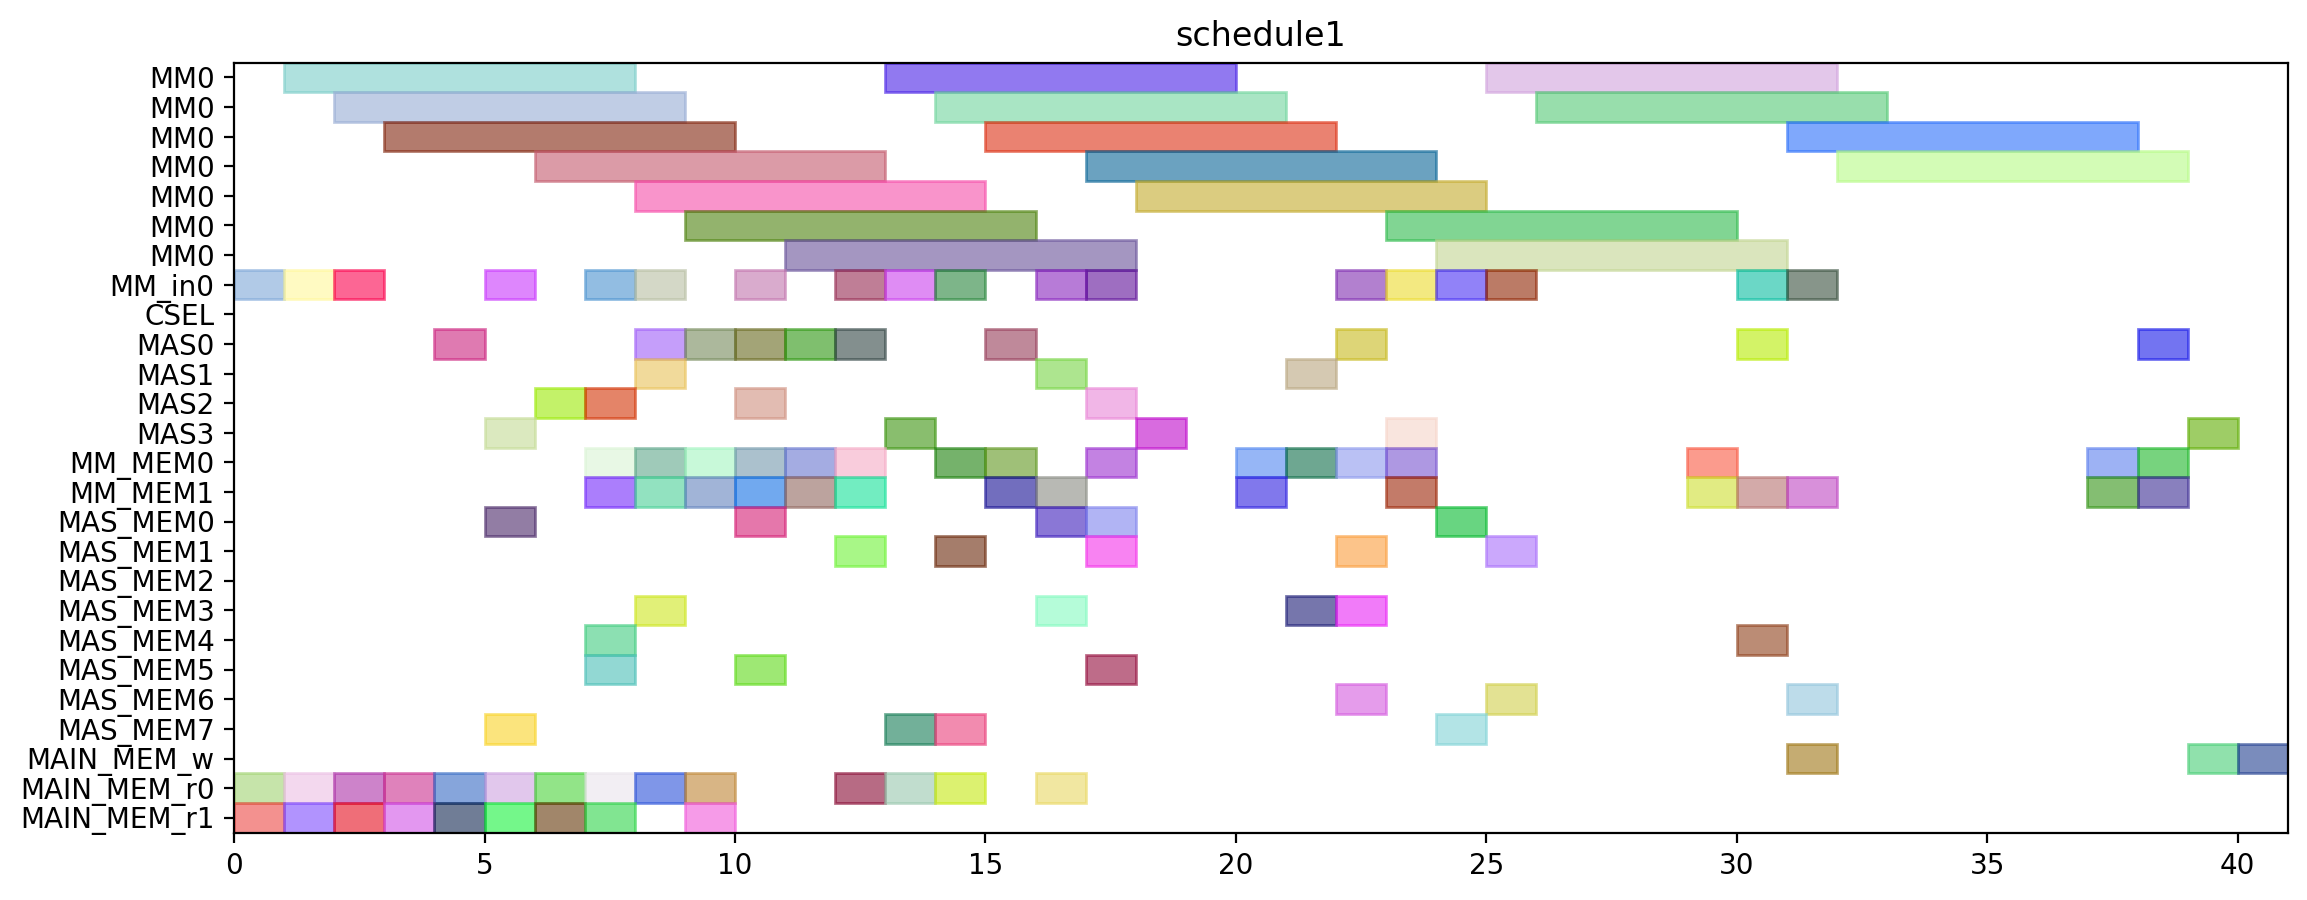

The Python source for this figure:
from pyschedule import Scenario, solvers, plotters, alt


def solve():
	horizon = 151
	S = Scenario("schedule1", horizon=horizon)

	# resource
	MM = S.Resources('MM', num=1, size=7)
	MM_in = S.Resources('MM_in', num=1)
	CSEL = S.Resource('CSEL')
	MAS = S.Resources('MAS', num=4, size=1, periods=range(1, horizon))
	MM_MEM = S.Resources('MM_MEM', num=2)
	MAS_MEM = S.Resources('MAS_MEM', num=8)
	MAIN_MEM_w = S.Resource('MAIN_MEM_w', size=1)
	MAIN_MEM_r = S.Resources('MAIN_MEM_r', num=2)

	# result of previous scheduling
	t0_in = S.Task('t0_in', length=1, delay_cost=1)
	S += t0_in >= 0
	t0_in += MM_in[0]

	t0_mem0 = S.Task('t0_mem0', length=1, delay_cost=1)
	S += t0_mem0 >= 0
	t0_mem0 += MAIN_MEM_r[0]

	t0_mem1 = S.Task('t0_mem1', length=1, delay_cost=1)
	S += t0_mem1 >= 0
	t0_mem1 += MAIN_MEM_r[1]

	t0 = S.Task('t0', length=7, delay_cost=1)
	S += t0 >= 1
	t0 += MM[0]

	t2_in = S.Task('t2_in', length=1, delay_cost=1)
	S += t2_in >= 1
	t2_in += MM_in[0]

	t2_mem0 = S.Task('t2_mem0', length=1, delay_cost=1)
	S += t2_mem0 >= 1
	t2_mem0 += MAIN_MEM_r[0]

	t2_mem1 = S.Task('t2_mem1', length=1, delay_cost=1)
	S += t2_mem1 >= 1
	t2_mem1 += MAIN_MEM_r[1]

	t1_in = S.Task('t1_in', length=1, delay_cost=1)
	S += t1_in >= 2
	t1_in += MM_in[0]

	t1_mem0 = S.Task('t1_mem0', length=1, delay_cost=1)
	S += t1_mem0 >= 2
	t1_mem0 += MAIN_MEM_r[0]

	t1_mem1 = S.Task('t1_mem1', length=1, delay_cost=1)
	S += t1_mem1 >= 2
	t1_mem1 += MAIN_MEM_r[1]

	t2 = S.Task('t2', length=7, delay_cost=1)
	S += t2 >= 2
	t2 += MM[0]

	t1 = S.Task('t1', length=7, delay_cost=1)
	S += t1 >= 3
	t1 += MM[0]

	t8_mem0 = S.Task('t8_mem0', length=1, delay_cost=1)
	S += t8_mem0 >= 3
	t8_mem0 += MAIN_MEM_r[0]

	t8_mem1 = S.Task('t8_mem1', length=1, delay_cost=1)
	S += t8_mem1 >= 3
	t8_mem1 += MAIN_MEM_r[1]

	t8 = S.Task('t8', length=1, delay_cost=1)
	S += t8 >= 4
	t8 += MAS[0]

	t9_mem0 = S.Task('t9_mem0', length=1, delay_cost=1)
	S += t9_mem0 >= 4
	t9_mem0 += MAIN_MEM_r[0]

	t9_mem1 = S.Task('t9_mem1', length=1, delay_cost=1)
	S += t9_mem1 >= 4
	t9_mem1 += MAIN_MEM_r[1]

	t10_in = S.Task('t10_in', length=1, delay_cost=1)
	S += t10_in >= 5
	t10_in += MM_in[0]

	t10_mem0 = S.Task('t10_mem0', length=1, delay_cost=1)
	S += t10_mem0 >= 5
	t10_mem0 += MAS_MEM[0]

	t10_mem1 = S.Task('t10_mem1', length=1, delay_cost=1)
	S += t10_mem1 >= 5
	t10_mem1 += MAS_MEM[7]

	t3_mem0 = S.Task('t3_mem0', length=1, delay_cost=1)
	S += t3_mem0 >= 5
	t3_mem0 += MAIN_MEM_r[0]

	t3_mem1 = S.Task('t3_mem1', length=1, delay_cost=1)
	S += t3_mem1 >= 5
	t3_mem1 += MAIN_MEM_r[1]

	t9 = S.Task('t9', length=1, delay_cost=1)
	S += t9 >= 5
	t9 += MAS[3]

	t10 = S.Task('t10', length=7, delay_cost=1)
	S += t10 >= 6
	t10 += MM[0]

	t3 = S.Task('t3', length=1, delay_cost=1)
	S += t3 >= 6
	t3 += MAS[2]

	t4_mem0 = S.Task('t4_mem0', length=1, delay_cost=1)
	S += t4_mem0 >= 6
	t4_mem0 += MAIN_MEM_r[0]

	t4_mem1 = S.Task('t4_mem1', length=1, delay_cost=1)
	S += t4_mem1 >= 6
	t4_mem1 += MAIN_MEM_r[1]

	t13_mem0 = S.Task('t13_mem0', length=1, delay_cost=1)
	S += t13_mem0 >= 7
	t13_mem0 += MAIN_MEM_r[0]

	t13_mem1 = S.Task('t13_mem1', length=1, delay_cost=1)
	S += t13_mem1 >= 7
	t13_mem1 += MAIN_MEM_r[1]

	t24_mem0 = S.Task('t24_mem0', length=1, delay_cost=1)
	S += t24_mem0 >= 7
	t24_mem0 += MM_MEM[0]

	t24_mem1 = S.Task('t24_mem1', length=1, delay_cost=1)
	S += t24_mem1 >= 7
	t24_mem1 += MM_MEM[1]

	t4 = S.Task('t4', length=1, delay_cost=1)
	S += t4 >= 7
	t4 += MAS[2]

	t5_in = S.Task('t5_in', length=1, delay_cost=1)
	S += t5_in >= 7
	t5_in += MM_in[0]

	t5_mem0 = S.Task('t5_mem0', length=1, delay_cost=1)
	S += t5_mem0 >= 7
	t5_mem0 += MAS_MEM[4]

	t5_mem1 = S.Task('t5_mem1', length=1, delay_cost=1)
	S += t5_mem1 >= 7
	t5_mem1 += MAS_MEM[5]

	t13 = S.Task('t13', length=1, delay_cost=1)
	S += t13 >= 8
	t13 += MAS[0]

	t24 = S.Task('t24', length=1, delay_cost=1)
	S += t24 >= 8
	t24 += MAS[1]

	t25_mem0 = S.Task('t25_mem0', length=1, delay_cost=1)
	S += t25_mem0 >= 8
	t25_mem0 += MM_MEM[0]

	t25_mem1 = S.Task('t25_mem1', length=1, delay_cost=1)
	S += t25_mem1 >= 8
	t25_mem1 += MAS_MEM[3]

	t26_in = S.Task('t26_in', length=1, delay_cost=1)
	S += t26_in >= 8
	t26_in += MM_in[0]

	t26_mem0 = S.Task('t26_mem0', length=1, delay_cost=1)
	S += t26_mem0 >= 8
	t26_mem0 += MAIN_MEM_r[0]

	t26_mem1 = S.Task('t26_mem1', length=1, delay_cost=1)
	S += t26_mem1 >= 8
	t26_mem1 += MM_MEM[1]

	t5 = S.Task('t5', length=7, delay_cost=1)
	S += t5 >= 8
	t5 += MM[0]

	t14_mem0 = S.Task('t14_mem0', length=1, delay_cost=1)
	S += t14_mem0 >= 9
	t14_mem0 += MAIN_MEM_r[0]

	t14_mem1 = S.Task('t14_mem1', length=1, delay_cost=1)
	S += t14_mem1 >= 9
	t14_mem1 += MAIN_MEM_r[1]

	t16_mem0 = S.Task('t16_mem0', length=1, delay_cost=1)
	S += t16_mem0 >= 9
	t16_mem0 += MM_MEM[0]

	t16_mem1 = S.Task('t16_mem1', length=1, delay_cost=1)
	S += t16_mem1 >= 9
	t16_mem1 += MM_MEM[1]

	t25 = S.Task('t25', length=1, delay_cost=1)
	S += t25 >= 9
	t25 += MAS[0]

	t26 = S.Task('t26', length=7, delay_cost=1)
	S += t26 >= 9
	t26 += MM[0]

	t11_mem0 = S.Task('t11_mem0', length=1, delay_cost=1)
	S += t11_mem0 >= 10
	t11_mem0 += MM_MEM[0]

	t11_mem1 = S.Task('t11_mem1', length=1, delay_cost=1)
	S += t11_mem1 >= 10
	t11_mem1 += MM_MEM[1]

	t14 = S.Task('t14', length=1, delay_cost=1)
	S += t14 >= 10
	t14 += MAS[2]

	t15_in = S.Task('t15_in', length=1, delay_cost=1)
	S += t15_in >= 10
	t15_in += MM_in[0]

	t15_mem0 = S.Task('t15_mem0', length=1, delay_cost=1)
	S += t15_mem0 >= 10
	t15_mem0 += MAS_MEM[0]

	t15_mem1 = S.Task('t15_mem1', length=1, delay_cost=1)
	S += t15_mem1 >= 10
	t15_mem1 += MAS_MEM[5]

	t16 = S.Task('t16', length=1, delay_cost=1)
	S += t16 >= 10
	t16 += MAS[0]

	t11 = S.Task('t11', length=1, delay_cost=1)
	S += t11 >= 11
	t11 += MAS[0]

	t15 = S.Task('t15', length=7, delay_cost=1)
	S += t15 >= 11
	t15 += MM[0]

	t6_mem0 = S.Task('t6_mem0', length=1, delay_cost=1)
	S += t6_mem0 >= 11
	t6_mem0 += MM_MEM[0]

	t6_mem1 = S.Task('t6_mem1', length=1, delay_cost=1)
	S += t6_mem1 >= 11
	t6_mem1 += MM_MEM[1]

	t12_mem0 = S.Task('t12_mem0', length=1, delay_cost=1)
	S += t12_mem0 >= 12
	t12_mem0 += MM_MEM[0]

	t12_mem1 = S.Task('t12_mem1', length=1, delay_cost=1)
	S += t12_mem1 >= 12
	t12_mem1 += MAS_MEM[1]

	t19_in = S.Task('t19_in', length=1, delay_cost=1)
	S += t19_in >= 12
	t19_in += MM_in[0]

	t19_mem0 = S.Task('t19_mem0', length=1, delay_cost=1)
	S += t19_mem0 >= 12
	t19_mem0 += MAIN_MEM_r[0]

	t19_mem1 = S.Task('t19_mem1', length=1, delay_cost=1)
	S += t19_mem1 >= 12
	t19_mem1 += MM_MEM[1]

	t6 = S.Task('t6', length=1, delay_cost=1)
	S += t6 >= 12
	t6 += MAS[0]

	t12 = S.Task('t12', length=1, delay_cost=1)
	S += t12 >= 13
	t12 += MAS[3]

	t18_in = S.Task('t18_in', length=1, delay_cost=1)
	S += t18_in >= 13
	t18_in += MM_in[0]

	t18_mem0 = S.Task('t18_mem0', length=1, delay_cost=1)
	S += t18_mem0 >= 13
	t18_mem0 += MAIN_MEM_r[0]

	t18_mem1 = S.Task('t18_mem1', length=1, delay_cost=1)
	S += t18_mem1 >= 13
	t18_mem1 += MAS_MEM[7]

	t19 = S.Task('t19', length=7, delay_cost=1)
	S += t19 >= 13
	t19 += MM[0]

	t18 = S.Task('t18', length=7, delay_cost=1)
	S += t18 >= 14
	t18 += MM[0]

	t27_in = S.Task('t27_in', length=1, delay_cost=1)
	S += t27_in >= 14
	t27_in += MM_in[0]

	t27_mem0 = S.Task('t27_mem0', length=1, delay_cost=1)
	S += t27_mem0 >= 14
	t27_mem0 += MAIN_MEM_r[0]

	t27_mem1 = S.Task('t27_mem1', length=1, delay_cost=1)
	S += t27_mem1 >= 14
	t27_mem1 += MAS_MEM[7]

	t7_mem0 = S.Task('t7_mem0', length=1, delay_cost=1)
	S += t7_mem0 >= 14
	t7_mem0 += MM_MEM[0]

	t7_mem1 = S.Task('t7_mem1', length=1, delay_cost=1)
	S += t7_mem1 >= 14
	t7_mem1 += MAS_MEM[1]

	t27 = S.Task('t27', length=7, delay_cost=1)
	S += t27 >= 15
	t27 += MM[0]

	t29_mem0 = S.Task('t29_mem0', length=1, delay_cost=1)
	S += t29_mem0 >= 15
	t29_mem0 += MM_MEM[0]

	t29_mem1 = S.Task('t29_mem1', length=1, delay_cost=1)
	S += t29_mem1 >= 15
	t29_mem1 += MM_MEM[1]

	t7 = S.Task('t7', length=1, delay_cost=1)
	S += t7 >= 15
	t7 += MAS[0]

	t28_mem0 = S.Task('t28_mem0', length=1, delay_cost=1)
	S += t28_mem0 >= 16
	t28_mem0 += MAS_MEM[0]

	t28_mem1 = S.Task('t28_mem1', length=1, delay_cost=1)
	S += t28_mem1 >= 16
	t28_mem1 += MM_MEM[1]

	t29 = S.Task('t29', length=1, delay_cost=1)
	S += t29 >= 16
	t29 += MAS[1]

	t30_in = S.Task('t30_in', length=1, delay_cost=1)
	S += t30_in >= 16
	t30_in += MM_in[0]

	t30_mem0 = S.Task('t30_mem0', length=1, delay_cost=1)
	S += t30_mem0 >= 16
	t30_mem0 += MAIN_MEM_r[0]

	t30_mem1 = S.Task('t30_mem1', length=1, delay_cost=1)
	S += t30_mem1 >= 16
	t30_mem1 += MAS_MEM[3]

	t17_mem0 = S.Task('t17_mem0', length=1, delay_cost=1)
	S += t17_mem0 >= 17
	t17_mem0 += MM_MEM[0]

	t17_mem1 = S.Task('t17_mem1', length=1, delay_cost=1)
	S += t17_mem1 >= 17
	t17_mem1 += MAS_MEM[1]

	t28 = S.Task('t28', length=1, delay_cost=1)
	S += t28 >= 17
	t28 += MAS[2]

	t30 = S.Task('t30', length=7, delay_cost=1)
	S += t30 >= 17
	t30 += MM[0]

	t35_in = S.Task('t35_in', length=1, delay_cost=1)
	S += t35_in >= 17
	t35_in += MM_in[0]

	t35_mem0 = S.Task('t35_mem0', length=1, delay_cost=1)
	S += t35_mem0 >= 17
	t35_mem0 += MAS_MEM[0]

	t35_mem1 = S.Task('t35_mem1', length=1, delay_cost=1)
	S += t35_mem1 >= 17
	t35_mem1 += MAS_MEM[5]

	t17 = S.Task('t17', length=1, delay_cost=1)
	S += t17 >= 18
	t17 += MAS[3]

	t35 = S.Task('t35', length=7, delay_cost=1)
	S += t35 >= 18
	t35 += MM[0]

	t20_mem0 = S.Task('t20_mem0', length=1, delay_cost=1)
	S += t20_mem0 >= 20
	t20_mem0 += MM_MEM[0]

	t20_mem1 = S.Task('t20_mem1', length=1, delay_cost=1)
	S += t20_mem1 >= 20
	t20_mem1 += MM_MEM[1]

	t20 = S.Task('t20', length=1, delay_cost=1)
	S += t20 >= 21
	t20 += MAS[1]

	t31_in = S.Task('t31_in', length=1, delay_cost=1)
	S += t31_in >= 23
	t31_in += MM_in[0]

	t31_mem0 = S.Task('t31_mem0', length=1, delay_cost=1)
	S += t31_mem0 >= 23
	t31_mem0 += MM_MEM[0]

	t31_mem1 = S.Task('t31_mem1', length=1, delay_cost=1)
	S += t31_mem1 >= 23
	t31_mem1 += MM_MEM[1]

	t31 = S.Task('t31', length=7, delay_cost=1)
	S += t31 >= 24
	t31 += MM[0]


	# new tasks
	t21 = S.Task('t21', length=1, delay_cost=1)
	t21 += alt(MAS)
	t21_mem0 = S.Task('t21_mem0', length=1, delay_cost=1)
	t21_mem0 += MM_MEM[0]
	S += 9 < t21_mem0
	S += t21_mem0 <= t21

	t21_mem1 = S.Task('t21_mem1', length=1, delay_cost=1)
	t21_mem1 += MAS_MEM[3]
	S += 21 < t21_mem1
	S += t21_mem1 <= t21

	t22 = S.Task('t22', length=1, delay_cost=1)
	t22 += alt(MAS)
	t22_mem0 = S.Task('t22_mem0', length=1, delay_cost=1)
	t22_mem0 += MM_MEM[0]
	S += 9 < t22_mem0
	S += t22_mem0 <= t22

	t22_mem1 = S.Task('t22_mem1', length=1, delay_cost=1)
	t22_mem1 += MAS_MEM[3]
	S += 21 < t22_mem1
	S += t22_mem1 <= t22

	t32 = S.Task('t32', length=7, delay_cost=1)
	t32 += alt(MM)
	t32_in = S.Task('t32_in', length=1, delay_cost=1)
	t32_in += alt(MM_in)
	S += t32_in*MM_in[0]<=t32*MM[0]
	t32_mem0 = S.Task('t32_mem0', length=1, delay_cost=1)
	t32_mem0 += MAS_MEM[4]
	S += 17 < t32_mem0
	S += t32_mem0 <= t32

	t32_mem1 = S.Task('t32_mem1', length=1, delay_cost=1)
	t32_mem1 += MM_MEM[1]
	S += 30 < t32_mem1
	S += t32_mem1 <= t32

	t33 = S.Task('t33', length=7, delay_cost=1)
	t33 += alt(MM)
	t33_in = S.Task('t33_in', length=1, delay_cost=1)
	t33_in += alt(MM_in)
	S += t33_in*MM_in[0]<=t33*MM[0]
	t33_mem0 = S.Task('t33_mem0', length=1, delay_cost=1)
	t33_mem0 += MAS_MEM[6]
	S += 18 < t33_mem0
	S += t33_mem0 <= t33

	t33_mem1 = S.Task('t33_mem1', length=1, delay_cost=1)
	t33_mem1 += MM_MEM[1]
	S += 30 < t33_mem1
	S += t33_mem1 <= t33

	t23 = S.Task('t23', length=7, delay_cost=1)
	t23 += alt(MM)
	t23_in = S.Task('t23_in', length=1, delay_cost=1)
	t23_in += alt(MM_in)
	S += t23_in*MM_in[0]<=t23*MM[0]
	t23_mem0 = S.Task('t23_mem0', length=1, delay_cost=1)
	t23_mem0 += alt(MAS_MEM)
	S += (t21*MAS[0])-1 < t23_mem0*MAS_MEM[0]
	S += (t21*MAS[1])-1 < t23_mem0*MAS_MEM[2]
	S += (t21*MAS[2])-1 < t23_mem0*MAS_MEM[4]
	S += (t21*MAS[3])-1 < t23_mem0*MAS_MEM[6]
	S += t23_mem0 <= t23

	t23_mem1 = S.Task('t23_mem1', length=1, delay_cost=1)
	t23_mem1 += alt(MAS_MEM)
	S += (t22*MAS[0])-1 < t23_mem1*MAS_MEM[1]
	S += (t22*MAS[1])-1 < t23_mem1*MAS_MEM[3]
	S += (t22*MAS[2])-1 < t23_mem1*MAS_MEM[5]
	S += (t22*MAS[3])-1 < t23_mem1*MAS_MEM[7]
	S += t23_mem1 <= t23

	t34 = S.Task('t34', length=7, delay_cost=1)
	t34 += alt(MM)
	t34_in = S.Task('t34_in', length=1, delay_cost=1)
	t34_in += alt(MM_in)
	S += t34_in*MM_in[0]<=t34*MM[0]
	t34_mem0 = S.Task('t34_mem0', length=1, delay_cost=1)
	t34_mem0 += MAS_MEM[0]
	S += 15 < t34_mem0
	S += t34_mem0 <= t34

	t34_mem1 = S.Task('t34_mem1', length=1, delay_cost=1)
	t34_mem1 += alt(MAS_MEM)
	S += (t21*MAS[0])-1 < t34_mem1*MAS_MEM[1]
	S += (t21*MAS[1])-1 < t34_mem1*MAS_MEM[3]
	S += (t21*MAS[2])-1 < t34_mem1*MAS_MEM[5]
	S += (t21*MAS[3])-1 < t34_mem1*MAS_MEM[7]
	S += t34_mem1 <= t34

	t36 = S.Task('t36', length=7, delay_cost=1)
	t36 += alt(MM)
	t36_in = S.Task('t36_in', length=1, delay_cost=1)
	t36_in += alt(MM_in)
	S += t36_in*MM_in[0]<=t36*MM[0]
	t36_mem0 = S.Task('t36_mem0', length=1, delay_cost=1)
	t36_mem0 += MAS_MEM[6]
	S += 18 < t36_mem0
	S += t36_mem0 <= t36

	t36_mem1 = S.Task('t36_mem1', length=1, delay_cost=1)
	t36_mem1 += alt(MAS_MEM)
	S += (t22*MAS[0])-1 < t36_mem1*MAS_MEM[1]
	S += (t22*MAS[1])-1 < t36_mem1*MAS_MEM[3]
	S += (t22*MAS[2])-1 < t36_mem1*MAS_MEM[5]
	S += (t22*MAS[3])-1 < t36_mem1*MAS_MEM[7]
	S += t36_mem1 <= t36

	PY_new = S.Task('PY_new', length=1, delay_cost=1)
	PY_new += alt(MAS)
	S += 0<PY_new

	PY_new_w = S.Task('PY_new_w', length=1, delay_cost=1)
	PY_new_w += alt(MAIN_MEM_w)
	S += PY_new <= PY_new_w

	PY_new_mem0 = S.Task('PY_new_mem0', length=1, delay_cost=1)
	PY_new_mem0 += alt(MM_MEM)
	S += (t23*MM[0])-1 < PY_new_mem0*MM_MEM[0]
	S += PY_new_mem0 <= PY_new

	PY_new_mem1 = S.Task('PY_new_mem1', length=1, delay_cost=1)
	PY_new_mem1 += alt(MM_MEM)
	S += (t32*MM[0])-1 < PY_new_mem1*MM_MEM[1]
	S += PY_new_mem1 <= PY_new

	PX_new = S.Task('PX_new', length=1, delay_cost=1)
	PX_new += alt(MAS)
	S += 0<PX_new

	PX_new_w = S.Task('PX_new_w', length=1, delay_cost=1)
	PX_new_w += alt(MAIN_MEM_w)
	S += PX_new <= PX_new_w

	PX_new_mem0 = S.Task('PX_new_mem0', length=1, delay_cost=1)
	PX_new_mem0 += alt(MM_MEM)
	S += (t34*MM[0])-1 < PX_new_mem0*MM_MEM[0]
	S += PX_new_mem0 <= PX_new

	PX_new_mem1 = S.Task('PX_new_mem1', length=1, delay_cost=1)
	PX_new_mem1 += alt(MM_MEM)
	S += (t33*MM[0])-1 < PX_new_mem1*MM_MEM[1]
	S += PX_new_mem1 <= PX_new

	PZ_new = S.Task('PZ_new', length=1, delay_cost=1)
	PZ_new += alt(MAS)
	S += 0<PZ_new

	PZ_new_w = S.Task('PZ_new_w', length=1, delay_cost=1)
	PZ_new_w += alt(MAIN_MEM_w)
	S += PZ_new <= PZ_new_w

	PZ_new_mem0 = S.Task('PZ_new_mem0', length=1, delay_cost=1)
	PZ_new_mem0 += alt(MM_MEM)
	S += (t36*MM[0])-1 < PZ_new_mem0*MM_MEM[0]
	S += PZ_new_mem0 <= PZ_new

	PZ_new_mem1 = S.Task('PZ_new_mem1', length=1, delay_cost=1)
	PZ_new_mem1 += MM_MEM[1]
	S += 24 < PZ_new_mem1
	S += PZ_new_mem1 <= PZ_new

	solvers.mip.solve(S,msg=1,kind='CPLEX',ratio_gap=1.01)

	solution = [['hoge']*len(S.solution()[1]) for i in range(len(S.solution()))]
	for i in range(len(S.solution())):
		for j in range(len(S.solution()[i])):
			solution[i][j]=str(S.solution()[i][j])
	print(solution)

	cycles = int(solution[-1][3])

	pic_file_name = "/home/mfukuda/ABE/multiRAM_multiMAS_16mux/scheduling_result/stage7MM1_stage1MAS4/EP_ADD_A_ANY/schedule1.png"
	if(S.solution() != []):
		plotters.matplotlib.plot(S,img_filename=pic_file_name, show_task_labels=False, fig_size=(cycles*0.25+3, 5))

	return solution
